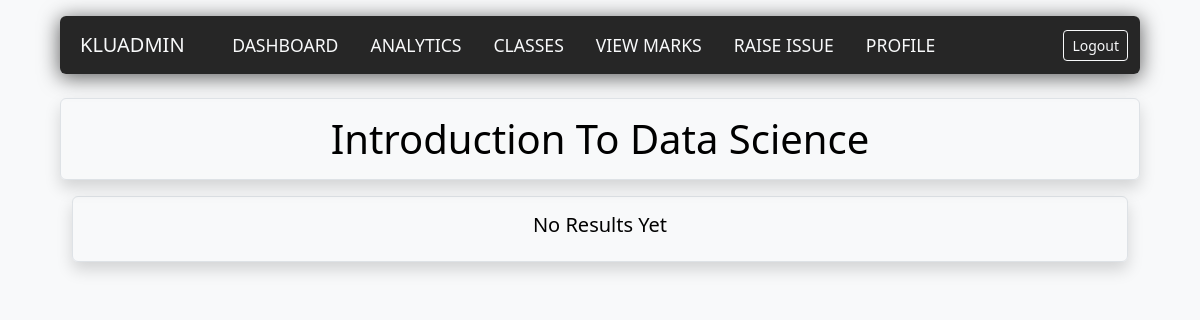
Before: /viewmarks/21TS102 (signed in) with the older database file.
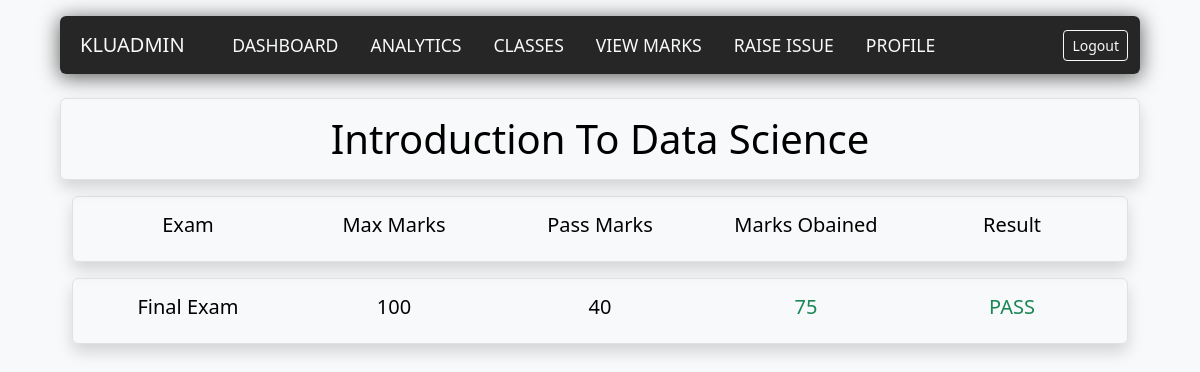
After: the same page with the newer database file.
### analytics/models.py (models this page shows)
class Result(models.Model):
    admin_username = models.fields.CharField(max_length=50)
    exam_id = models.IntegerField()
    student_id = models.fields.CharField(max_length=50)
    marks = models.IntegerField()

class Exam(models.Model):
    admin_username = models.fields.CharField(max_length=50)
    name = models.CharField(max_length=100)
    course_id = models.fields.CharField(max_length=50)
    max_marks = models.IntegerField()
    pass_marks = models.IntegerField()
    date =  models.DateField()

### analytics/views.py (the view)
# urls.py: path('viewmarks/<slug:course_id>',analyticsviews.student_viewmarks_course,name="student-viewmarks-course"),
def student_viewmarks_course(request,course_id):
    if request.session.has_key('user') and request.session['user'] == 'student':
        studentDetails = Student.objects.filter(Q(username=request.session['username']))
        studentDetails = studentDetails[0]
        course_name = Section.objects.filter(Q(admin_username=studentDetails.admin_username) & Q(course_id=course_id))[0].course_name
        examIdList = Exam.objects.filter(Q(admin_username=studentDetails.admin_username) & Q(course_id=course_id)).values_list('id',flat=True)
        resultList = Result.objects.filter(Q(admin_username=studentDetails.admin_username) & Q(student_id=studentDetails.student_id) & Q(exam_id__in=examIdList))
        for result in resultList:
            examData = Exam.objects.filter(Q(admin_username=studentDetails.admin_username) & Q(id=result.exam_id))[0]
            result.exam_name = examData.name
            result.pass_marks = examData.pass_marks
            result.max_marks = examData.max_marks
            result.date = examData.date
            if result.marks>result.pass_marks:
                result.passed = True
        return render(request,'analytics/student-viewmarks-course.html',{'uni_name':request.session['uni_name'],'course_name': course_name,'resultList': resultList,'resultCount':len(resultList)})
    else:
        return redirect('/login')

### analytics/templates/analytics/student-viewmarks-course.html (shortened to what this page needs)
{%extends "dash_base.html"%}
{%block content%}
<div class=" navbox container rounded mt-3">
    <nav class="navbar navbar-expand-lg row">
      <div class="container-fluid">
        <a class="navbar-brand text-light col text-uppercase display-5 p-2" href="">{{uni_name}}</a>
        <div class="collapse navbar-collapse" id="navbarNavDropdown">
          <ul class="navbar-nav col">
            <li class="nav-item px-2">
              <a class="nav-link text-light text-uppercase"  href="/dashboard">Dashboard</a>
            </li>
            <li class="nav-item px-2">
              <a class="nav-link text-light text-uppercase" href="{% url 'student-analytics' %}">Analytics</a>
            </li>
            <li class="nav-item px-2">
              <a class="nav-link text-light text-uppercase" href="{% url 'student-classes' %}">Classes</a>
            </li>
            <li class="nav-item px-2">
              <a class="nav-link text-light text-uppercase" href="{% url 'student-viewmarks' %}">View Marks</a>
            </li>
            <li class="nav-item px-2">
              <a class="nav-link text-light text-uppercase" href="{% url 'raise-issue' %}">Raise Issue</a>
            </li>
            <li class="nav-item px-2">
              <a class="nav-link text-light text-uppercase" href="{% url 'student-profile' %}">Profile</a>
            </li>
          </ul>
          <a class="btn btn-outline-light btn-sm " href="{%url 'logout'%}">
            Logout
          </a>
        </div>
      </div>
    </nav>
    </div>
<div class="container mt-4">
  <div class="row ">
     <div class="p-3 border rounded shadow">
          <div class="display-6 text-center fw-light">{{course_name}}</div>
     </div>
  </div>
</div>
{%if resultCount == 0%}
<div class="container mt-3 mb-3">
  <div class="border rounded shadow px-4 py-3">
    <div class="row text-center">
        <h5 class="col fw-light"> No Results Yet</h5>
    </div>
  </div>
  </div>
{%else%}
<div class="container mt-3 mb-3">
  <div class="border rounded shadow px-4 py-3">
    <div class="row text-center">
        <h5 class="col "> Exam</h5>
        <h5 class="col "> Max Marks</h5>
        <h5 class="col "> Pass Marks</h5>
        <h5 class="col "> Marks Obained</h5>
        <h5 class="col "> Result</h5>
    </div>
  </div>
  </div>
{%for result in resultList%}
<div class="container mt-3 mb-3">
  <div class="border rounded shadow px-4 py-3">
    <div class="row text-center">
        <h5 class="col fw-light"> {{result.exam_name}}</h5>
        <h5 class="col fw-light"> {{result.max_marks}}</h5>
        <h5 class="col fw-light"> {{result.pass_marks}}</h5>
        {%if result.passed%}
        <h5 class="col fw-light text-success"> {{result.marks}}</h5>
        <h5 class="col fw-light text-success"> PASS</h5>
        {%else%}
        <h5 class="col fw-light text-danger"> {{result.marks}}</h5>
        <h5 class="col fw-light text-danger"> FAIL</h5>
        {%endif%}
    </div>
  </div>
  </div>
  {%endfor%}
  {%endif%}
{%endblock%}

Changed rows visible on the page:
added Result: exam_name "Final Exam", max_marks "100", pass_marks "40", marks "75"
Other visible differences:
text no longer shown: "No Results Yet"
text now shown: "Exam Max Marks Pass Marks Marks Obained Result"
